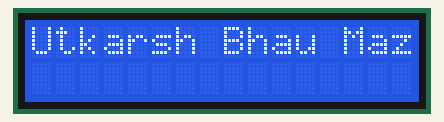
Simulated run of this sketch. Board: Arduino Uno, built with avr-gcc and run on an emulated ATmega328P. On the bench: 16×2 character LCD. What the sketch prints to the serial monitor is not drawn.

Above: at 0.2 s.
At 1.2 s:
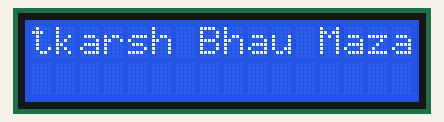
At 10.7 s:
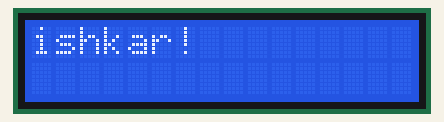
At 20.2 s:
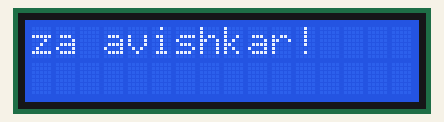
At 29.7 s:
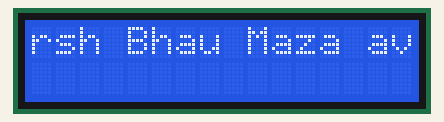
At 39.2 s:
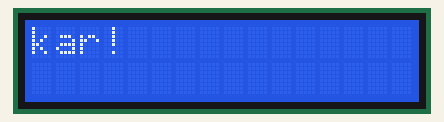

The sketch:

Scroll.ino
```cpp
#include <LiquidCrystal.h>

// Pin definitions
const int rs = 12, en = 11, d4 = 5, d5 = 4, d6 = 3, d7 = 2;
const int contrastPin = 6;
const int contrast = 160;
LiquidCrystal lcd(rs, en, d4, d5, d6, d7);

// Scrolling parameters
bool scrollingLeft = true;  // Direction flag
const int scrollDelay = 500;  // Adjust for scroll speed
const String message = "Utkarsh Bhau Maza avishkar!";  // Added spaces for better scrolling effect

void setup() {
  // Initialize serial for debugging
  Serial.begin(9600);
  Serial.println("LCD Test Starting...");

  // Set contrast
  pinMode(contrastPin, OUTPUT);
  analogWrite(contrastPin, contrast);

  // Initialize LCD
  lcd.begin(16, 2);
  delay(100);
  lcd.clear();

  // Display initial message
  lcd.home();
  lcd.print(message);
  Serial.println("Initial text displayed");

  delay(1000);
}

void loop() {
  if (scrollingLeft) {
    lcd.scrollDisplayLeft();
  } else {
    lcd.scrollDisplayRight();
  }

  // Switch direction when text reaches the edge
  static int position = 0;
  if (scrollingLeft) {
    position++;
    if (position >= message.length()) {
      scrollingLeft = false;
      position = message.length();
    }
  } else {
    position--;
    if (position <= 0) {
      scrollingLeft = true;
      position = 0;
    }
  }

  delay(scrollDelay);  // Control scrolling speed
}
```

Measured:
- what the display in image 0 shows lasts 1.0 s, from 0.2 s to 1.2 s
- what the display in image 1 shows lasts 0.5 s, from 1.2 s to 1.7 s
